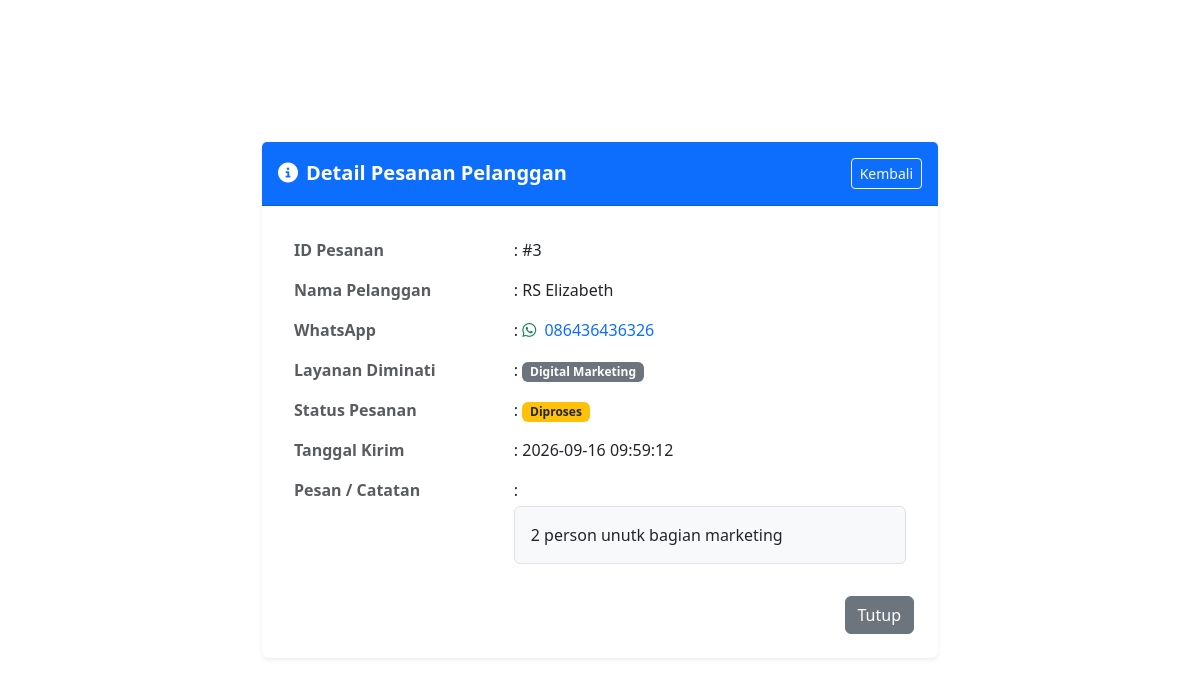
The page /detail.php?id=3 (signed in) on the database its author committed.
### tables this page shows
CREATE TABLE `kontak_penawaran` (
  `id` int(11) NOT NULL,
  `nama_lengkap` varchar(150) NOT NULL,
  `whatsapp` varchar(25) NOT NULL,
  `layanan_diminati` varchar(100) NOT NULL,
  `pesan` text DEFAULT NULL,
  `status_lead` enum('Baru','Diproses','Selesai','Dibatalkan') DEFAULT 'Baru',
  `tanggal_kirim` timestamp NOT NULL DEFAULT current_timestamp()
);

### detail.php (the view, shortened to what this page needs)
<?php
include 'proses.php';
$id = $_GET['id'] ?? '';
$stmt = mysqli_prepare($koneksi, "SELECT * FROM kontak_penawaran WHERE id = ?");
mysqli_stmt_bind_param($stmt, "i", $id);
mysqli_stmt_execute($stmt);
$result = mysqli_stmt_get_result($stmt);
$data = mysqli_fetch_assoc($result);
?>
<!DOCTYPE html>
<html lang="id">
<head>
    <link href="https://cdn.jsdelivr.net/npm/bootstrap@5.3.0/dist/css/bootstrap.min.css" rel="stylesheet">
    <link rel="stylesheet" href="https://cdnjs.cloudflare.com/ajax/libs/font-awesome/6.4.0/css/all.min.css">
</head>
<body class="bg-light">
<div class="container py-5" style="max-width: 700px;">
    <div class="card border-0 shadow-sm">
        <div class="card-header bg-primary text-white d-flex justify-content-between align-items-center py-3">
            <h5 class="mb-0 fw-bold"><i class="fa-solid fa-circle-info me-2"></i>Detail Pesanan Pelanggan</h5>
            <a href="dashboard.php" class="btn btn-outline-light btn-sm">Kembali</a>
        </div>
        <div class="card-body p-4">
            <table class="table table-borderless">
                <tr>
                    <td class="fw-bold text-muted" style="width: 35%;">ID Pesanan</td>
                    <td>: #<?= $data['id']; ?></td>
                </tr>
                <tr>
                    <td class="fw-bold text-muted">Nama Pelanggan</td>
                    <td>: <?= htmlspecialchars($data['nama_lengkap']); ?></td>
                </tr>
                <tr>
                    <td class="fw-bold text-muted">WhatsApp</td>
                    <td>: <a href="https://wa.me/<?= htmlspecialchars($data['whatsapp']); ?>" target="_blank" class="text-decoration-none"><i class="fa-brands fa-whatsapp text-success me-1"></i> <?= htmlspecialchars($data['whatsapp']); ?></a></td>
                </tr>
                <tr>
                    <td class="fw-bold text-muted">Layanan Diminati</td>
                    <td>: <span class="badge bg-secondary"><?= htmlspecialchars($data['layanan_diminati']); ?></span></td>
                </tr>
                <tr>
                    <td class="fw-bold text-muted">Status Pesanan</td>
                    <td>:
                        <?php
                            $status = $data['status_lead'];
                            $badgeBg = 'bg-secondary';
                            if($status == 'Baru') $badgeBg = 'bg-primary';
                            elseif($status == 'Diproses') $badgeBg = 'bg-warning text-dark';
                            elseif($status == 'Selesai') $badgeBg = 'bg-success';
                            elseif($status == 'Dibatalkan') $badgeBg = 'bg-danger';
                        ?>
                        <span class="badge <?= $badgeBg; ?>"><?= htmlspecialchars($status); ?></span>
                    </td>
                </tr>
                <tr>
                    <td class="fw-bold text-muted">Tanggal Kirim</td>
                    <td>: <?= htmlspecialchars($data['tanggal_kirim']); ?></td>
                </tr>
                <tr>
                    <td class="fw-bold text-muted">Pesan / Catatan</td>
                    <td>:
                        <div class="p-3 bg-light rounded mt-1 border">
                            <?= nl2br(htmlspecialchars($data['pesan'])); ?>
                        </div>
                    </td>
                </tr>
            </table>
            <div class="d-flex justify-content-end mt-4">
                <a href="dashboard.php" class="btn btn-secondary">Tutup</a>
            </div>
        </div>
    </div>
</div>
</body>
</html>

### rows shown on the page
kontak_penawaran: id "3", nama_lengkap "RS Elizabeth", whatsapp "086436436326", layanan_diminati "Digital Marketing", status_lead "Diproses", tanggal_kirim "2026-09-16 09:59:12", pesan "2 person unutk bagian marketing"
